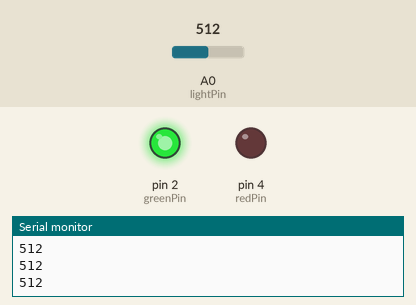
Bench run of a sketch on a simulated Arduino Uno, built with avr-gcc and run on an emulated ATmega328P. On the bench: output pins drawn as LEDs (lit = HIGH), the last lines printed to the serial monitor. Inputs (shaded band) come from the test bench; at power-on: A0 (lightPin) = 512.

Above: at 1.2 s.
1.3 s: A0 (lightPin) set to 358
2.9 s: A0 (lightPin) set to 342
At 3.9 s:
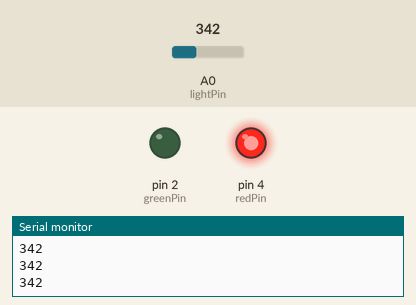
4.7 s: A0 (lightPin) set to 360
At 5.9 s:
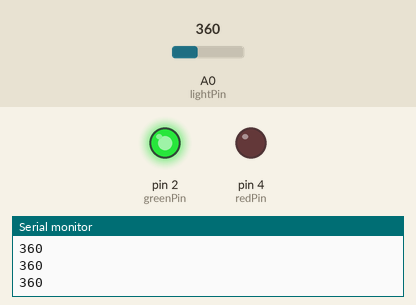
6.5 s: A0 (lightPin) set to 340
At 7.9 s:
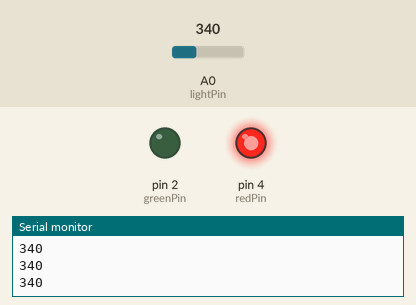
Timing chart, 0 to 9.2 s (numbered marks = the images above; inputs shaded):
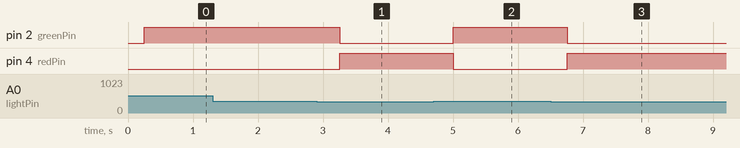

Measured:
- the behaviour switches between 351 and 350 on A0 (lightPin) (found by bisection; images 0 and 1)
- after the input at 2.9 s, pin 2 (greenPin): HIGH → LOW after 0.35 s; pin 4 (redPin): LOW → HIGH after 0.35 s
- after the input at 4.7 s, pin 2 (greenPin): LOW → HIGH after 0.31 s; pin 4 (redPin): HIGH → LOW after 0.31 s
- after the input at 6.5 s, pin 2 (greenPin): HIGH → LOW after 0.26 s; pin 4 (redPin): LOW → HIGH after 0.26 s

The sketch:

05_PhotoResistors.ino
```cpp
/*
  Testing Photoresistor
  Read the light value of the room, if the value is less than 350 turn on  RED LED or else turn on GREEN LED.

   The circuit:
  - Left pin of Photoresistor connected to 5v of Microcontroller.
  - Right pin of Photoresistor connected to Reistor 5kΩ and to Ground.
  - Middle pin of Potentiometer connected to A1 Pin of Microcontroller.
  - RED LED attached from digital pin 4 to ground.
  - GREEN LED attached from digital pin 2 to ground.

  by Ganesh Butcha
*/

int lightPin=A0;
int lightVal;
int delayT=250;
int redPin=4;
int greenPin=2;
void setup() {
  // put your setup code here, to run once:
  Serial.begin(9600);
  while (! Serial); // Wait untilSerial is ready

  pinMode(lightPin, INPUT);
  pinMode(redPin, OUTPUT);
  pinMode(greenPin, OUTPUT);
  Serial.println("setup done");

}

void loop() {
  // put your main code here, to run repeatedly:
  lightVal = analogRead(lightPin);

  Serial.println(lightVal);
  delay(delayT);
  if(lightVal > 350){
    digitalWrite(greenPin, HIGH);
    digitalWrite(redPin, LOW);
  }else{
    digitalWrite(greenPin, LOW);
    digitalWrite(redPin, HIGH);
  }
}
```
